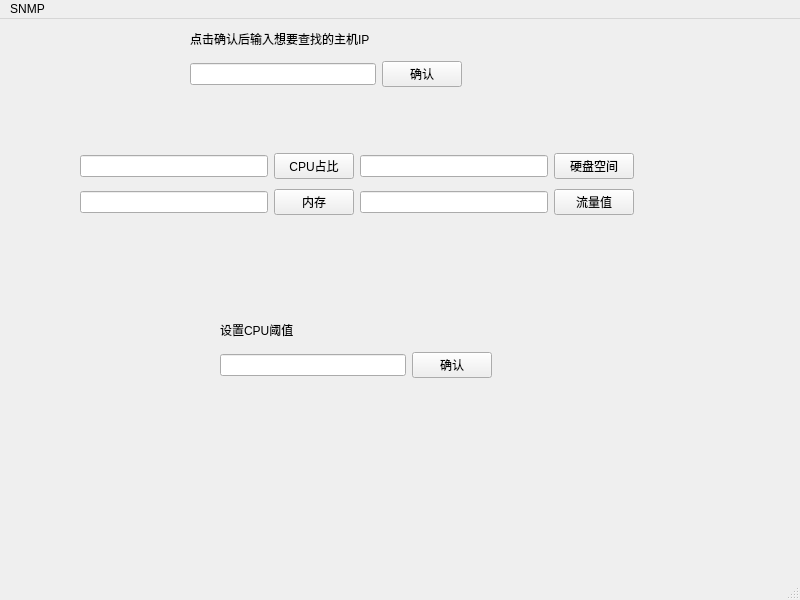
<?xml version="1.0" encoding="UTF-8"?>
<ui version="4.0">
 <class>MainWindow</class>
 <widget class="QMainWindow" name="MainWindow">
  <property name="geometry">
   <rect>
    <x>0</x>
    <y>0</y>
    <width>800</width>
    <height>600</height>
   </rect>
  </property>
  <property name="windowTitle">
   <string>MainWindow</string>
  </property>
  <widget class="QWidget" name="centralwidget">
   <widget class="QLabel" name="label">
    <property name="geometry">
     <rect>
      <x>190</x>
      <y>9</y>
      <width>231</width>
      <height>21</height>
     </rect>
    </property>
    <property name="text">
     <string>点击确认后输入想要查找的主机IP</string>
    </property>
   </widget>
   <widget class="QWidget" name="layoutWidget">
    <property name="geometry">
     <rect>
      <x>190</x>
      <y>40</y>
      <width>272</width>
      <height>30</height>
     </rect>
    </property>
    <layout class="QHBoxLayout" name="horizontalLayout">
     <item>
      <widget class="QLineEdit" name="lineEdit">
       <property name="text">
        <string/>
       </property>
      </widget>
     </item>
     <item>
      <widget class="QPushButton" name="pushButton">
       <property name="text">
        <string>确认</string>
       </property>
      </widget>
     </item>
    </layout>
   </widget>
   <widget class="QWidget" name="layoutWidget_3">
    <property name="geometry">
     <rect>
      <x>220</x>
      <y>331</y>
      <width>272</width>
      <height>30</height>
     </rect>
    </property>
    <layout class="QHBoxLayout" name="horizontalLayout_8">
     <item>
      <widget class="QLineEdit" name="lineEdit_6">
       <property name="text">
        <string/>
       </property>
      </widget>
     </item>
     <item>
      <widget class="QPushButton" name="pushButton_6">
       <property name="text">
        <string>确认</string>
       </property>
      </widget>
     </item>
    </layout>
   </widget>
   <widget class="QLabel" name="label_2">
    <property name="geometry">
     <rect>
      <x>220</x>
      <y>300</y>
      <width>231</width>
      <height>21</height>
     </rect>
    </property>
    <property name="text">
     <string>设置CPU阈值</string>
    </property>
   </widget>
   <widget class="QWidget" name="layoutWidget">
    <property name="geometry">
     <rect>
      <x>80</x>
      <y>130</y>
      <width>554</width>
      <height>72</height>
     </rect>
    </property>
    <layout class="QVBoxLayout" name="verticalLayout">
     <item>
      <layout class="QHBoxLayout" name="horizontalLayout_4">
       <item>
        <layout class="QHBoxLayout" name="horizontalLayout_2">
         <item>
          <widget class="QLineEdit" name="lineEdit_2">
           <property name="text">
            <string/>
           </property>
          </widget>
         </item>
         <item>
          <widget class="QPushButton" name="pushButton_2">
           <property name="text">
            <string>CPU占比</string>
           </property>
          </widget>
         </item>
        </layout>
       </item>
       <item>
        <layout class="QHBoxLayout" name="horizontalLayout_3">
         <item>
          <widget class="QLineEdit" name="lineEdit_3">
           <property name="text">
            <string/>
           </property>
          </widget>
         </item>
         <item>
          <widget class="QPushButton" name="pushButton_3">
           <property name="text">
            <string>硬盘空间</string>
           </property>
          </widget>
         </item>
        </layout>
       </item>
      </layout>
     </item>
     <item>
      <layout class="QHBoxLayout" name="horizontalLayout_5">
       <item>
        <layout class="QHBoxLayout" name="horizontalLayout_6">
         <item>
          <widget class="QLineEdit" name="lineEdit_4">
           <property name="text">
            <string/>
           </property>
          </widget>
         </item>
         <item>
          <widget class="QPushButton" name="pushButton_4">
           <property name="text">
            <string>内存</string>
           </property>
          </widget>
         </item>
        </layout>
       </item>
       <item>
        <layout class="QHBoxLayout" name="horizontalLayout_7">
         <item>
          <widget class="QLineEdit" name="lineEdit_5">
           <property name="text">
            <string/>
           </property>
          </widget>
         </item>
         <item>
          <widget class="QPushButton" name="pushButton_5">
           <property name="text">
            <string>流量值</string>
           </property>
          </widget>
         </item>
        </layout>
       </item>
      </layout>
     </item>
    </layout>
   </widget>
  </widget>
  <widget class="QMenuBar" name="menubar">
   <property name="geometry">
    <rect>
     <x>0</x>
     <y>0</y>
     <width>800</width>
     <height>26</height>
    </rect>
   </property>
   <widget class="QMenu" name="menuSNMP">
    <property name="title">
     <string>SNMP</string>
    </property>
   </widget>
   <addaction name="menuSNMP"/>
  </widget>
  <widget class="QStatusBar" name="statusbar"/>
 </widget>
 <resources/>
 <connections/>
</ui>
